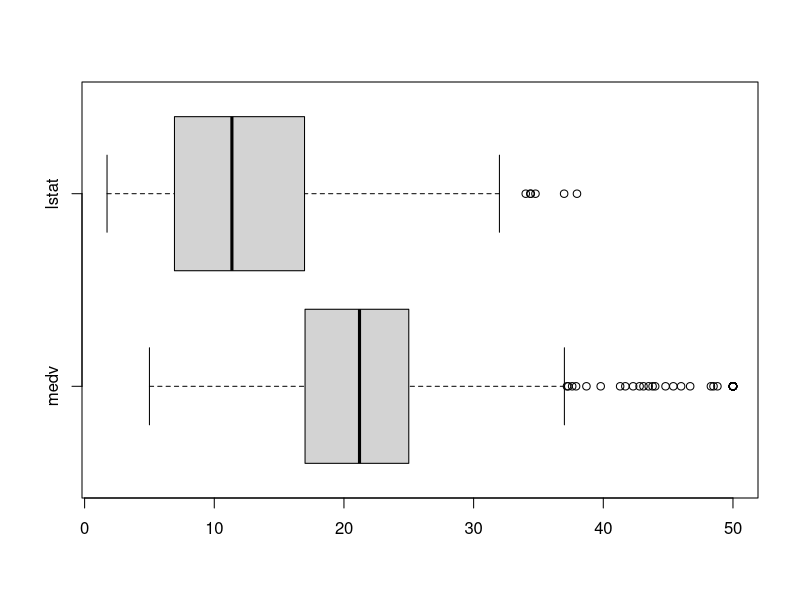
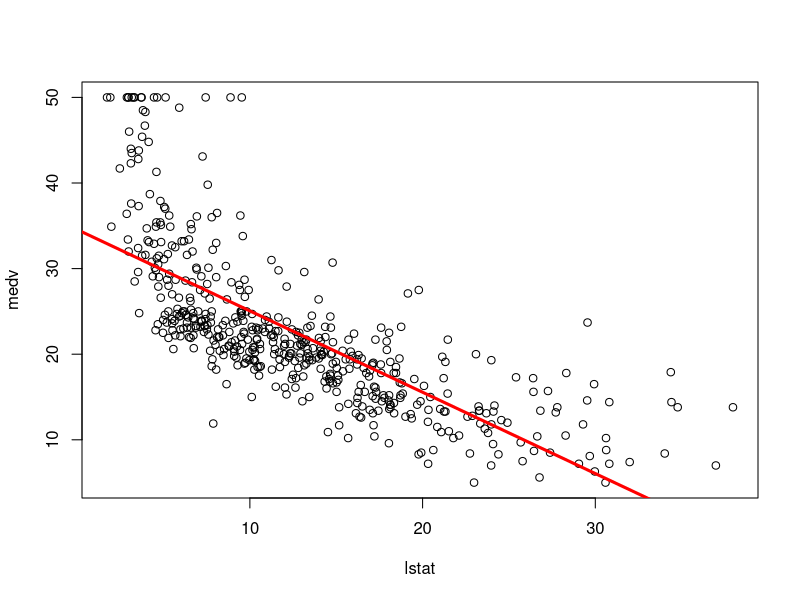
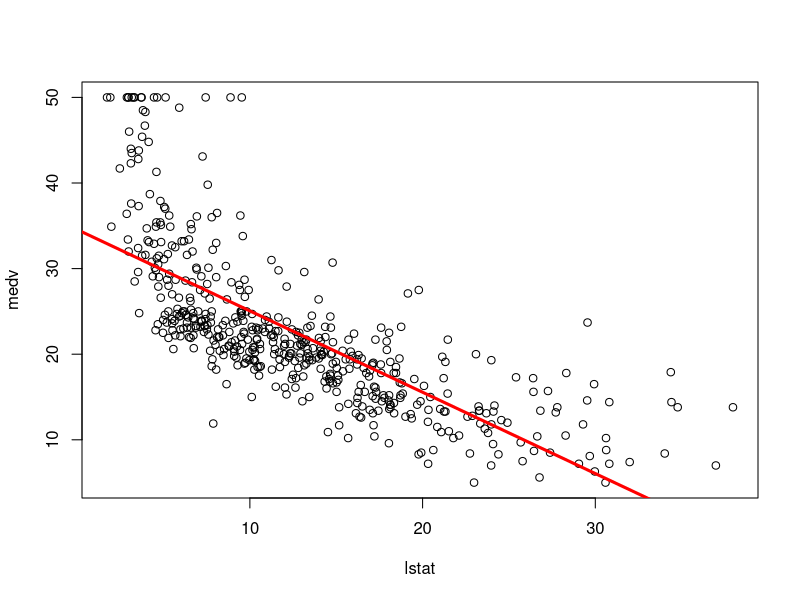
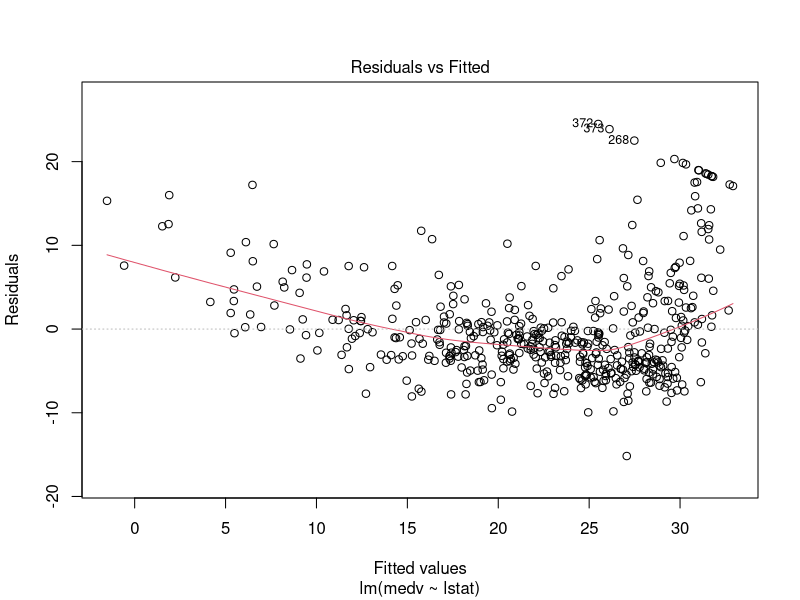
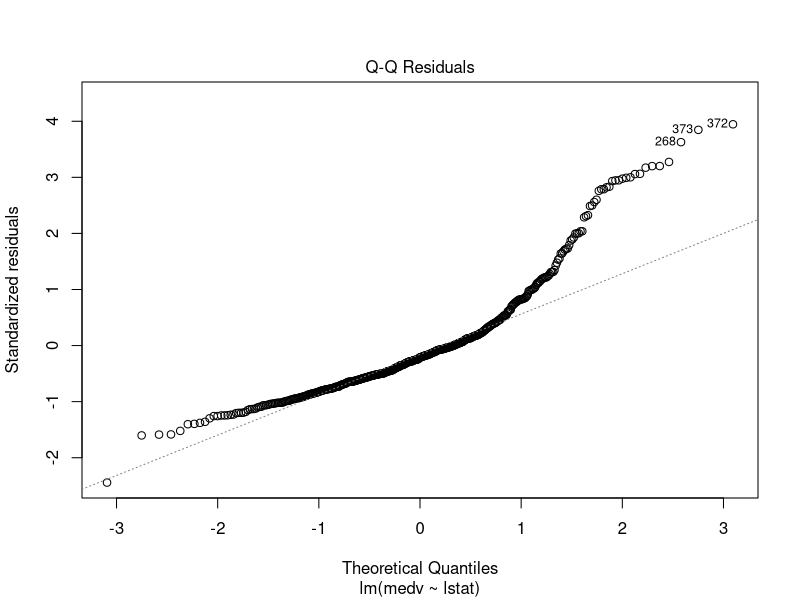
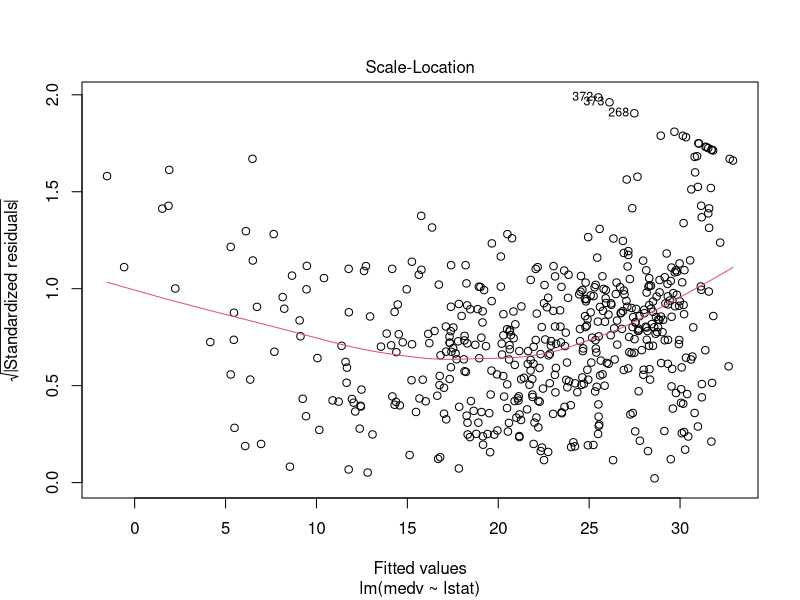
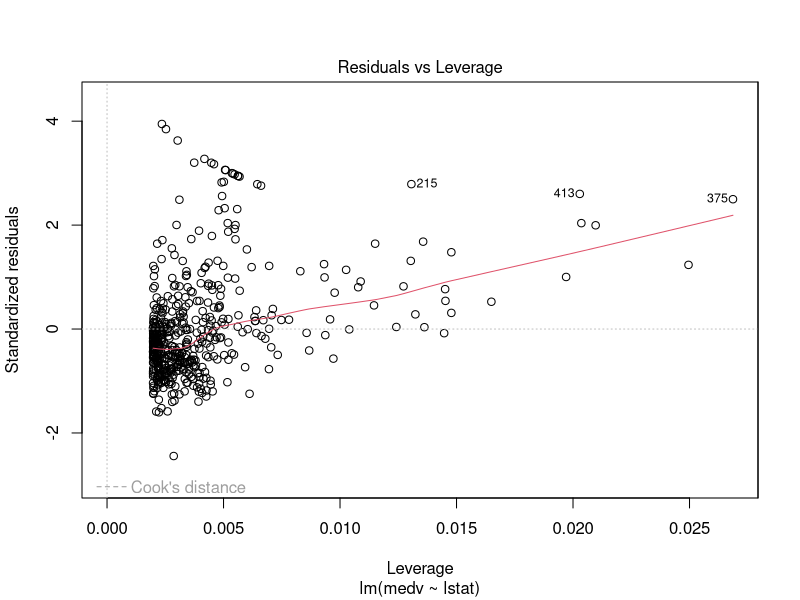
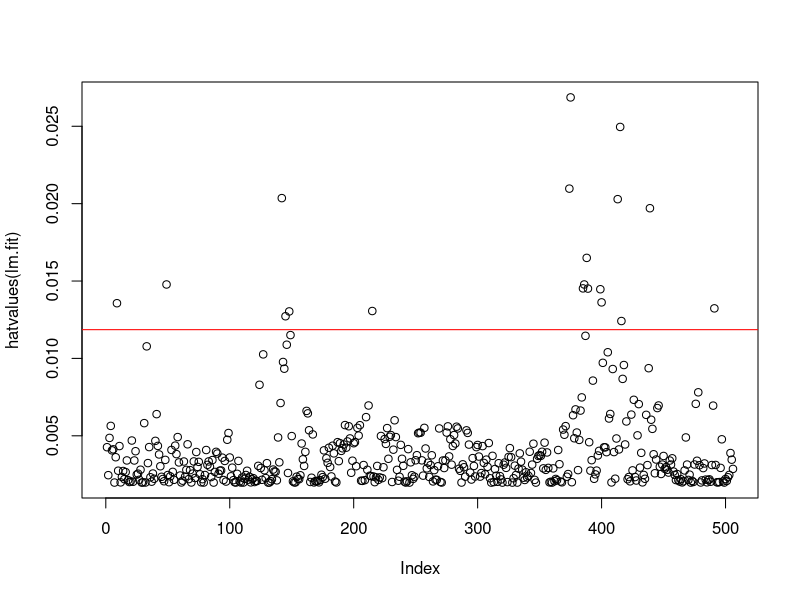

Reproduce these figures in R, in order.
# 2.1 Simple Linear Regression

# contains Boston dataset
library(MASS)

### EXAMINE DATASET ###

?Boston
names(Boston)
dim(Boston)
head(Boston)
summary(Boston$medv)

# with attach, can refer to columns without $
attach(Boston)
summary(cbind(medv, lstat))

# no need to attach/detach
with(data = Boston, summary(medv))

# plots
boxplot(cbind(medv, lstat), horizontal = TRUE)
plot(lstat, medv)

### FIT MODEL ###

lm.fit <- lm(medv ~ lstat, data=Boston)
summary(lm.fit)

# add to scatter plot
abline(lm.fit, col="red", lwd=3)

### CONFIDENCE INTERVALS FOR COEFF ESTIMATES - WITH MATH ###

# sigma.sq = variance of error = square of the RSE
sigma.sq <- function(model, y_vect) {
  
  y <- y_vect
  yhat <- fitted(model)
  n <- length(y_vect)
  
  RSS <- sum((y - yhat)**2)
  RSS / (n - 2)
}

# square of SE for beta0
SE.sq.beta0 <- function(x_vect, sigma.sq) {
  
  n <- length(x_vect)
  xbar <- mean(x_vect)
  
  sigma.sq * ((1/n) + xbar^2 / sum((x_vect-xbar)^2))
}

# square of SE for beta1
SE.sq.beta1 <- function(x_vect, sigma.sq) {
  
  xbar <- mean(x_vect)
  sigma.sq / sum((x_vect-xbar)^2)
}

# calcs for confidence intervals

sigma.hat.sq <- sigma.sq(lm.fit, medv)
SE.beta0 <- sqrt(SE.sq.beta0(lstat, sigma.hat.sq)) # 0.5626
SE.beta1 <- sqrt(SE.sq.beta1(lstat, sigma.hat.sq)) # 0.0387
sigma.hat <- sqrt(sigma.hat.sq) # 6.216

alpha <- 0.05
n <- length(lstat)
t.crit <- qt(alpha/2, df = n-2, lower.tail = FALSE) # 1.964682

CI.beta0.lower <- lm.fit$coefficients[1] - t.crit * SE.beta0 # 33.44846
CI.beta0.upper <- lm.fit$coefficients[1] + t.crit * SE.beta0 # 35.65922

CI.beta1.lower <- lm.fit$coefficients[2] - t.crit * SE.beta1 # -1.026148
CI.beta1.upper <- lm.fit$coefficients[2] + t.crit * SE.beta1 # -0.8739505

### CONFIDENCE INTERVALS FOR COEFF ESTIMATES - WITH BUILTIN FUNCTION ###

confint(lm.fit)


### HYPOTHESIS TEST FOR SLOPE - WITH MATH ###

# method 1 - compare t-statistic

t <- lm.fit$coefficients[2] / SE.beta1 # -24.5279; matches lm summary
t.crit <- qt(alpha/2, df = n-2, lower.tail = FALSE) # 1.964682 as before

if (abs(t) < t.crit) { print("Do not reject H0") } else { print("Reject H0") } 

# method 2 - compare P(t < t-statistic on LHS | t > t-statistic on RHS)
# calculate probability for one side, then double it
p <- 2 * pt(t, n-2)

if (p < alpha) { "Reject H0" } else { "Do not reject H0" }

### HYPOTHESIS TEST FOR SLOPE - WITH BUILTIN FUNCTION ###

# extract p-value for slope from lm object
# could just use the 2e-16 from the lm summary
# or can access the full value like this
p <- summary(lm.fit)$coefficients[,4][2]

if (p < alpha) { "Reject H0" } else { "Do not reject H0" }

### ASSESS OVERALL MODEL - WITH MATH ###

# RSE (this is just the square root of sigma.hat.sq i.e. sigma.hat)

RSE <- sigma.hat #6.216

# R^2

R.sq <- function(model, y_vect) {
  
  ybar <- mean(y_vect)
  TSS <- sum((y_vect - ybar)**2)
  
  yhat <- fitted(model)
  RSS <- sum((y_vect - yhat)**2)
  
  (TSS - RSS) / TSS
}

R.sq(lm.fit, medv) # 0.5441


### ASSESS OVERALL MODEL - WITH BUILTIN FUNCTION ###

# RSE from lm object
RSE <- summary(lm.fit)$sigma

# R^2 from lm object
R.sq <- summary(lm.fit)$r.squared

### DIAGNOSTIC PLOTS ###

# 1. scatter plot with regression line
# observation: non-linearity
plot(lstat, medv)
abline(lm.fit, col="red", lwd=3)

# 2. plots generated from lm object
# observations:
# resid vs fitted: pattern is evident -> non-linearity
# normal q-q: deviates from line
# sqrt(std resid) vs fitted: pattern is evident -> non-linearity
# std resid vs leverage: data are within acceptable range re cook's distance
plot(lm.fit)

# 3. hat-values vs index, with 3 x p/n threshold line
# observation: lots of high-leverage points

p <- 2 # no. parameters (beta0, beta1)
n <- length(lstat)

# method 1: use lm object
plot(hatvalues(lm.fit))
abline(h = 3*p/n, col="red")

# method 2: use x vector
plot(hat(lstat))
abline(h = 3*p/n, col="red")

# which data indices correspond to high leverage
# using both lm object and x vector

which.max(hatvalues(lm.fit)) # 375
which.max(hat(lstat)) #375

### PREDICTION ###

# uses data frame containing lstat column with desired predictors
predict(lm.fit, newdata = data.frame(lstat=c(5,10,15)))

# predictions with 95% confidence intervals
predict(lm.fit, newdata = data.frame(lstat=c(5,10,15)), interval = "confidence")

# predictions with 95% prediction intervals
predict(lm.fit, newdata = data.frame(lstat=c(5,10,15)), interval = "prediction")


detach(Boston)

